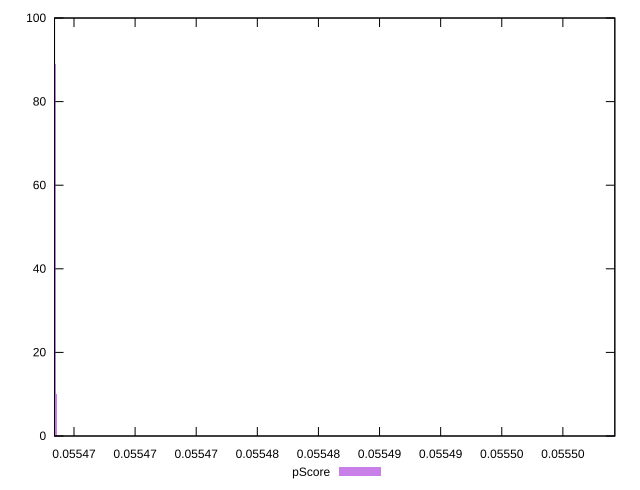

Write gnuplot code to recreate this figure.
reset

$pScore <<EOF
0.05550927287686435 1
0.05546345905672593 89
0.05546357683004248 10
EOF

set key outside below
set boxwidth 1.177733165512066e-7
set xrange [0.05546340791398158:0.05550925021810871]
set yrange [0:100]
set trange [0:100]
set style fill transparent solid 0.5 noborder
set terminal svg size 640, 490 enhanced background rgb 'white'
set output "report_00019_2021-02-10T18-14-37.922Z//uses-long-cache-ttl/samples/pages+cached+noadtech/pScore/histogram.svg"

plot $pScore title "pScore" with boxes

reset
